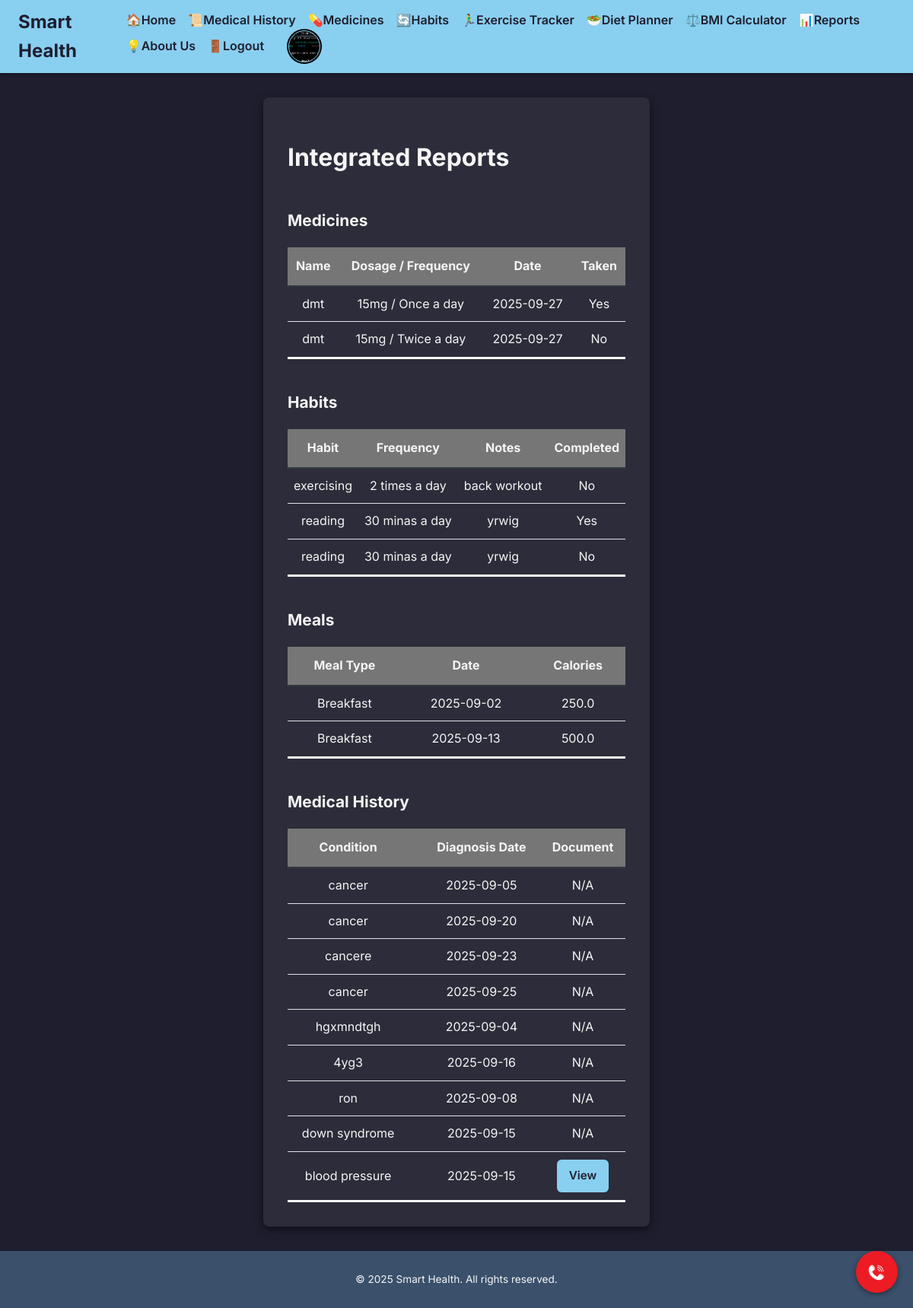
Screenshot of /reports (signed in) with the database file from the repository.
### app.py (models this page shows)
class Profile(db.Model):
    id = db.Column(db.Integer, primary_key=True)
    user_id = db.Column(db.Integer, db.ForeignKey('user.id'), unique=True, nullable=False)
    patient_id = db.Column(db.String(20), unique=True, nullable=True)
    full_name = db.Column(db.String(200), nullable=True)
    date_of_birth = db.Column(db.Date, nullable=True)
    contact_number = db.Column(db.String(20), nullable=True)
    address = db.Column(db.String(250), nullable=True)
    profile_picture_url = db.Column(db.String(250), nullable=True)
    email = db.Column(db.String(150), nullable=True)
    age = db.Column(db.String(10), nullable=True)
    gender = db.Column(db.String(20), nullable=True)
    blood_type = db.Column(db.String(10), nullable=True)
    height = db.Column(db.String(10), nullable=True)
    weight = db.Column(db.String(10), nullable=True)
    disability = db.Column(db.String(100), nullable=True)

class Medicine(db.Model):
    id = db.Column(db.Integer, primary_key=True)
    name = db.Column(db.String(100))
    dosage = db.Column(db.String(50))
    frequency = db.Column(db.String(50))
    start_date = db.Column(db.Date)
    user_id = db.Column(db.Integer, db.ForeignKey('user.id'))  # <-- Add this line
    taken = db.Column(db.Boolean, default=False)

class Habit(db.Model):
    id = db.Column(db.Integer, primary_key=True)
    habit_name = db.Column(db.String(150), nullable=False)
    frequency = db.Column(db.String(50))
    notes = db.Column(db.Text)
    user_id = db.Column(db.Integer, db.ForeignKey('user.id'), nullable=False)
    done = db.Column(db.Boolean, default=False)  # <-- Add this line

class MealPlanEntry(db.Model):
    id = db.Column(db.Integer, primary_key=True)
    user_id = db.Column(db.Integer, db.ForeignKey('user.id'), nullable=False)
    meal_type = db.Column(db.String(50), nullable=False) # e.g., 'Breakfast', 'Lunch', 'Dinner', 'Snack'
    food_item = db.Column(db.String(200), nullable=False)
    calories = db.Column(db.Float, nullable=True)
    meal_date = db.Column(db.Date, default=date.today)

class MedicalHistory(db.Model):
    id = db.Column(db.Integer, primary_key=True)
    condition = db.Column(db.String(200), nullable=False)
    diagnosis_date = db.Column(db.Date, nullable=True)
    notes = db.Column(db.Text)
    user_id = db.Column(db.Integer, db.ForeignKey('user.id'), nullable=False)
    document_filename = db.Column(db.String(250), nullable=True)  # Stores uploaded document filename

### app.py (the view)
@app.route('/reports')
def reports():
    if 'user_id' not in session:
        return redirect(url_for('login'))
    user_id = session['user_id']
    user = User.query.get(user_id)
    medical_histories = user.medical_histories
    medicines = user.medicines
    habits = user.habits
    bmi_entries = user.bmi_entries
    exercise_logs = user.exercise_logs
    meal_plan_entries = user.meal_plan_entries
    emergency_contacts = user.emergency_contacts # Added for completeness in report generation
    return render_template('reports.html',
                           medical_histories=medical_histories,
                           medicines=medicines,
                           habits=habits,
                           bmi_entries=bmi_entries,
                           exercise_logs=exercise_logs,
                           meal_plan_entries=meal_plan_entries,
                           emergency_contacts=emergency_contacts) # Pass to template

### app.py (called while the page is built)
@app.context_processor
def inject_datetime():
    return {'datetime': datetime}

@app.context_processor
def inject_profile():
    user_id = session.get("user_id")
    profile = None
    if user_id:
        profile = Profile.query.filter_by(user_id=user_id).first()
    return dict(profile=profile)

### templates/reports.html (shortened to what this page needs)
{% extends "base.html" %}
{% block content %}
    <h1 class="mb-4 text-center fw-bold">Integrated Reports</h1>
    <h3 class="custom-section-title text-primary">Medicines</h3>
    <table class="custom-report-table">
        <thead>
            <tr>
                <th>Name</th>
                <th>Dosage / Frequency</th>
                <th>Date</th>
                <th>Taken</th>
            </tr>
        </thead>
        <tbody>
            {% for med in medicines %}
            <tr>
                <td>{{ med.name }}</td>
                <td>{{ med.dosage }} / {{ med.frequency }}</td>
                <td>{{ med.start_date }}</td>
                <td>{{ 'Yes' if med.taken else 'No' }}</td>
            </tr>
            {% endfor %}
        </tbody>
    </table>
    <h3 class="custom-section-title text-success">Habits</h3>
    <table class="custom-report-table">
        <thead>
            <tr>
                <th>Habit</th>
                <th>Frequency</th>
                <th>Notes</th>
                <th>Completed</th>
            </tr>
        </thead>
        <tbody>
            {% for habit in habits %}
            <tr>
                <td>{{ habit.habit_name }}</td>
                <td>{{ habit.frequency }}</td>
                <td>{{ habit.notes }}</td>
                <td>{{ 'Yes' if habit.done else 'No' }}</td>
            </tr>
            {% endfor %}
        </tbody>
    </table>
    <h3 class="custom-section-title text-warning">Meals</h3>
    <table class="custom-report-table">
        <thead>
            <tr>
                <th>Meal Type</th>
                <th>Date</th>
                <th>Calories</th>
            </tr>
        </thead>
        <tbody>
            {% for meal in meal_plan_entries %}
            <tr>
                <td>{{ meal.meal_type }}</td>
                <td>{{ meal.meal_date }}</td>
                <td>{{ meal.calories }}</td>
            </tr>
            {% endfor %}
        </tbody>
    </table>
    <h3 class="custom-section-title text-danger">Medical History</h3>
    <table class="custom-report-table">
        <thead>
            <tr>
                <th>Condition</th>
                <th></th>
                <th>Diagnosis Date</th>
                <th>Document</th>
            </tr>
        </thead>
        <tbody>
            {% for history in medical_histories %}
            <tr>
                <td>{{ history.condition }}</td>
                <td>{{ history.notes }}</td>
                <td>{{ history.diagnosis_date }}</td>
                <td>
                    {% if history.document_filename %}
                        <a href="{{ url_for('uploaded_file', filename=history.document_filename) }}" target="_blank" class="btn btn-sm btn-outline-primary">View</a>
                    {% else %}
                        N/A
                    {% endif %}
                </td>
            </tr>
            {% endfor %}
        </tbody>
    </table>
{% endblock %}

### templates/base.html (shortened to what this page needs)
<!DOCTYPE html>
<html lang="en">
<head>
</head>
<body>
    <header class="header">
        <h1>
            <a href="{{ url_for('dashboard') }}" style="color: inherit; text-decoration: none;">
                Smart Health
            </a>
        </h1>
        <nav>
            <ul>
                <li><a href="{{ url_for('dashboard') }}">🏠Home</a></li>
                <li><a href="{{ url_for('medical_history') }}">📜Medical History</a></li>
                <li><a href="{{ url_for('medicine') }}">💊Medicines</a></li>
                <li><a href="{{ url_for('habits') }}">🔄Habits</a></li>
                <li><a href="{{ url_for('exercise_tracker') }}">🏃‍♂️Exercise Tracker</a></li>
                <li><a href="{{ url_for('diet_planner') }}">🥗Diet Planner</a></li>
                <li><a href="{{ url_for('bmi_calculator') }}">⚖️BMI Calculator</a></li>
                <li><a href="{{ url_for('reports') }}">📊Reports</a></li>
                <li><a href="{{ url_for('about') }}">💡About Us</a></li>
                <li><a href="{{ url_for('logout') }}">🚪Logout</a></li>
                <li>
                    <a href="{{ url_for('profile') }}">
                        <div class="profile-circle" title="Profile"
                             style="background-image: url('{{ profile.profile_picture_url if profile and profile.profile_picture_url else url_for('static', filename='images/profile.jpg') }}');">
                        </div>
                    </a>
                </li>
            </ul>
        </nav>
    </header>
    <a href="{{ url_for('emergency_contacts') }}" class="emergency-button" aria-label="Emergency Contacts"></a>
    <main class="container">
        {% block content %}{% endblock %}
    </main>
    <footer class="footer">
        <p>&copy; {{ datetime.now().year }} Smart Health. All rights reserved.</p>
    </footer>
</body>
</html>

### templates/base.html (style rules this page uses)
:root { --green: #89cff0; --steel-blue: #3a506b; --dark-bg: #1e1e2e; --dark-card: #2c2c3a; --text-light: #f5f5f5; --text-muted: #cfcfcf; }
body { font-family: 'Inter', sans-serif; margin: 0; padding: 0; background-color: var(--dark-bg); color: var(--text-light); line-height: 1.6; display: flex; flex-direction: column; min-height: 100vh; }
.profile-circle { width: 40px; height: 40px; border-radius: 50%; background-size: cover; background-position: center; border: 1px solid var(--green); box-shadow: 0 0 0 2px #000; margin-left: 1rem; display: inline-block; vertical-align: middle; cursor: pointer; background-color: var(--dark-card); }
.header { background-color: var(--green); color: var(--dark-bg); padding: 0.6rem 1.5rem; display: flex; justify-content: space-between; align-items: center; box-shadow: 0 2px 6px rgba(0, 0, 0, 0.4); }
.header h1 { margin: 0; font-size: 1.5rem; font-weight: 700; }
.header nav ul { list-style: none; margin: 0; padding: 0; display: flex; flex-wrap: wrap; align-items: center; }
.header nav ul li { margin-left: 1rem; }
.header nav ul li a { color: var(--dark-bg); text-decoration: none; font-weight: 600; transition: color 0.3s ease; }
.container { flex: 1; padding: 2rem; max-width: 1200px; margin: 2rem auto; background-color: var(--dark-card); border-radius: 8px; box-shadow: 0 4px 12px rgba(0, 0, 0, 0.5); }
.footer { background-color: var(--steel-blue); color: var(--text-light); text-align: center; padding: 0.8rem 1rem; margin-top: auto; font-size: 0.85rem; }
.btn { background-color: var(--green); color: var(--dark-bg); padding: 0.6rem 1rem; border: none; border-radius: 6px; cursor: pointer; font-size: 0.95rem; font-weight: 600; transition: background-color 0.3s ease; text-decoration: none; display: inline-block; text-align: center; }
.emergency-button { position: fixed; bottom: 20px; right: 20px; width: 55px; height: 55px; background-color:#ED1B24; border-radius: 50%; display: flex; align-items: center; justify-content: center; box-shadow: 0 2px 6px rgba(0,0,0,0.4); z-index: 1000; text-decoration: none; transition: background-color 0.3s ease; background-image: url('/static/images/call.jpg'); background-repeat: no-repeat; background-position: center; background-size: 60%; }

### templates/reports.html (style rules this page uses)
.custom-report-table { width: 100%; border-collapse: separate; border-spacing: 0; }
.custom-report-table th { font-weight: bold; background: #767676; border-bottom: 2px solid #343a40; padding: 12px 8px; text-align: center; }
.custom-report-table td { padding: 10px 8px; border-bottom: 1px solid #dee2e6; text-align: center; }
.custom-report-table tr:last-child td { border-bottom: 3px solid #f7f7f7; }
.custom-section-title { margin-top: 2.5rem; margin-bottom: 1.2rem; font-size: 1.3rem; font-weight: bold; }

### rows the page displays
Profile: profile_picture_url (picture)
Medicine: name "dmt", dosage "15mg", frequency "Once a day", start_date "2025-09-27", taken "Yes"
Medicine: name "dmt", dosage "15mg", frequency "Twice a day", start_date "2025-09-27", taken "No"
Habit: habit_name "exercising", frequency "2 times a day", notes "back workout", done "No"
Habit: habit_name "reading", frequency "30 minas a day", notes "yrwig", done "Yes"
Habit: habit_name "reading", frequency "30 minas a day", notes "yrwig", done "No"
MealPlanEntry: meal_type "Breakfast", meal_date "2025-09-02", calories "250.0"
MealPlanEntry: meal_type "Breakfast", meal_date "2025-09-13", calories "500.0"
MedicalHistory: condition "cancer", diagnosis_date "2025-09-05", shows "N/A"
MedicalHistory: condition "cancer", diagnosis_date "2025-09-20", shows "N/A"
MedicalHistory: condition "cancere", diagnosis_date "2025-09-23", shows "N/A"
MedicalHistory: condition "cancer", diagnosis_date "2025-09-25", shows "N/A"
MedicalHistory: condition "hgxmndtgh", diagnosis_date "2025-09-04", shows "N/A"
MedicalHistory: condition "4yg3", diagnosis_date "2025-09-16", shows "N/A"
MedicalHistory: condition "ron", diagnosis_date "2025-09-08", shows "N/A"
MedicalHistory: condition "down syndrome", diagnosis_date "2025-09-15", shows "N/A"
MedicalHistory: condition "blood pressure", diagnosis_date "2025-09-15"
